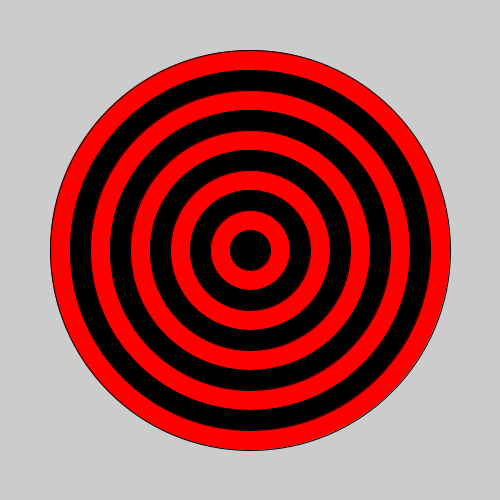
Frame 1 (no input)
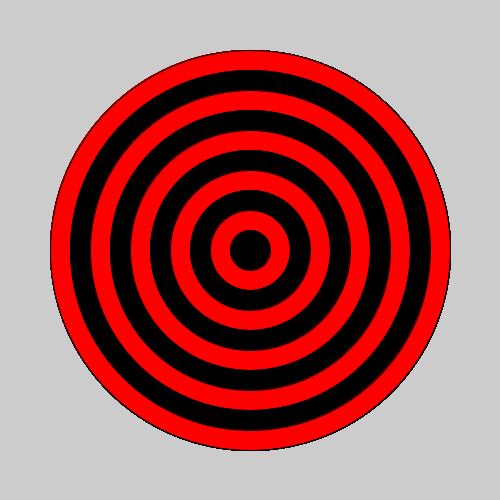
Frame 60 (the mouse pressed at the canvas centre just before this capture)
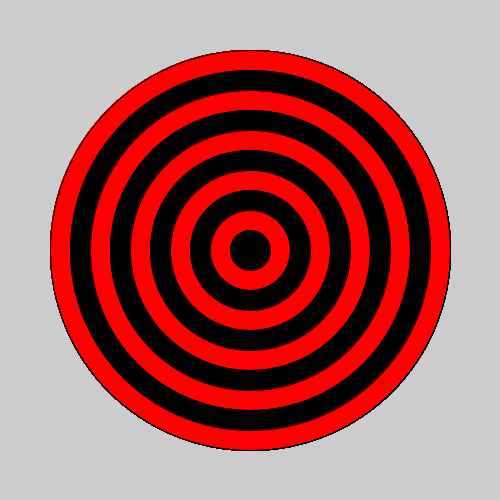
Frame 120 (the mouse held since frame 60 and released just before this capture)

The Processing sketch that drew these frames (run headless with seeded random() and noise(); from frame 60 on, the mouse is pressed at the canvas centre):

// Processing sketch: bullseye
// ── bullseye.pde

void setup() {
 
  // set the size of your sketch
  size(500,500);
}

void draw() {
  //Starting with the largest ellipse, use a for loop to draw a bullseye with ellipses.
  for(int i = 10; i > 0 ; i --){
    //Use an if statement and modulo to alternate the color of your rings.
  if (i%2 == 0){
    fill(#FF0000);
  } else {
    fill(#000000);
  }
  ellipse(250, 250, 40*i, 40*i);
  }
}
